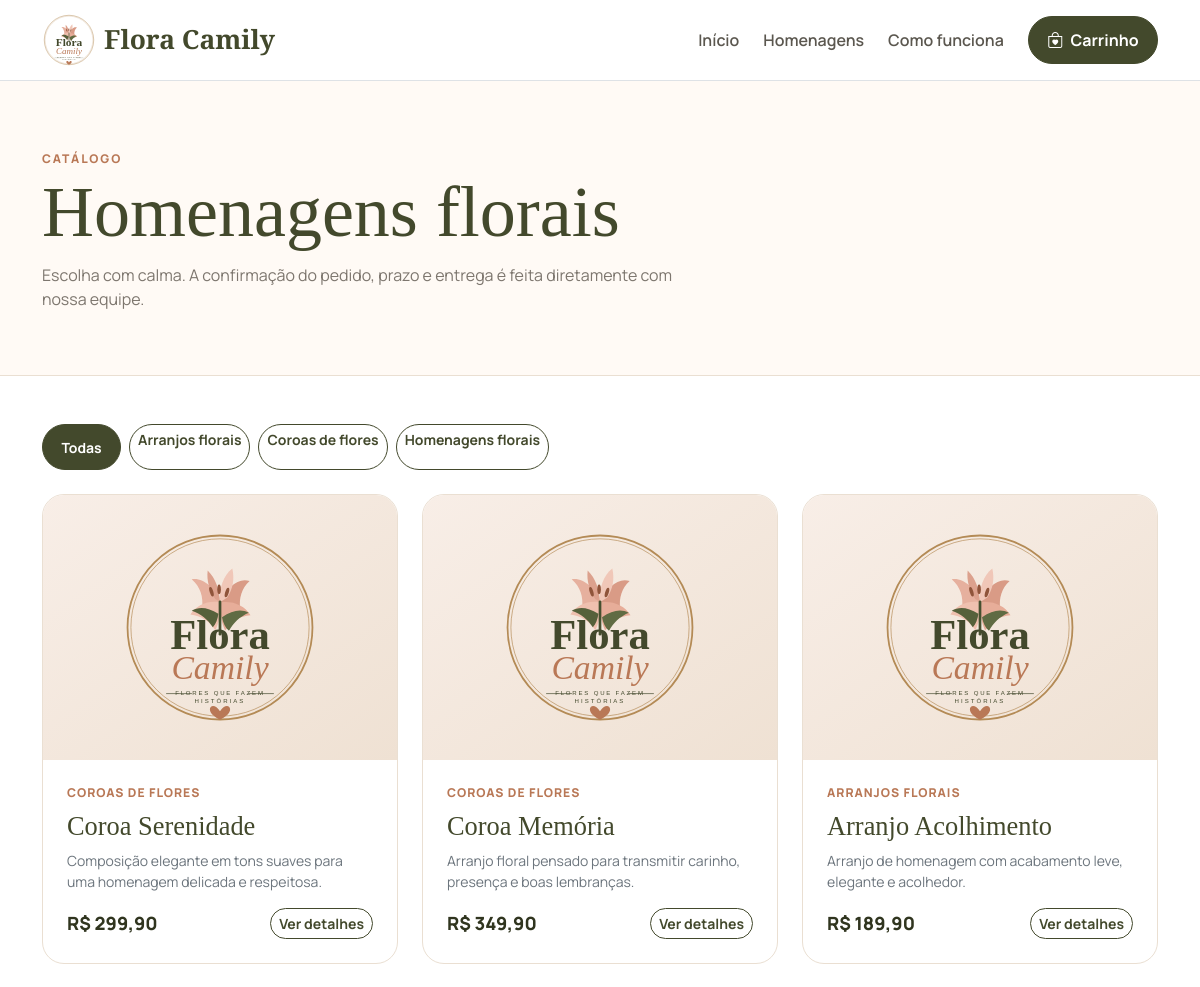
The page /loja.php (upper part) on the database as committed earlier.
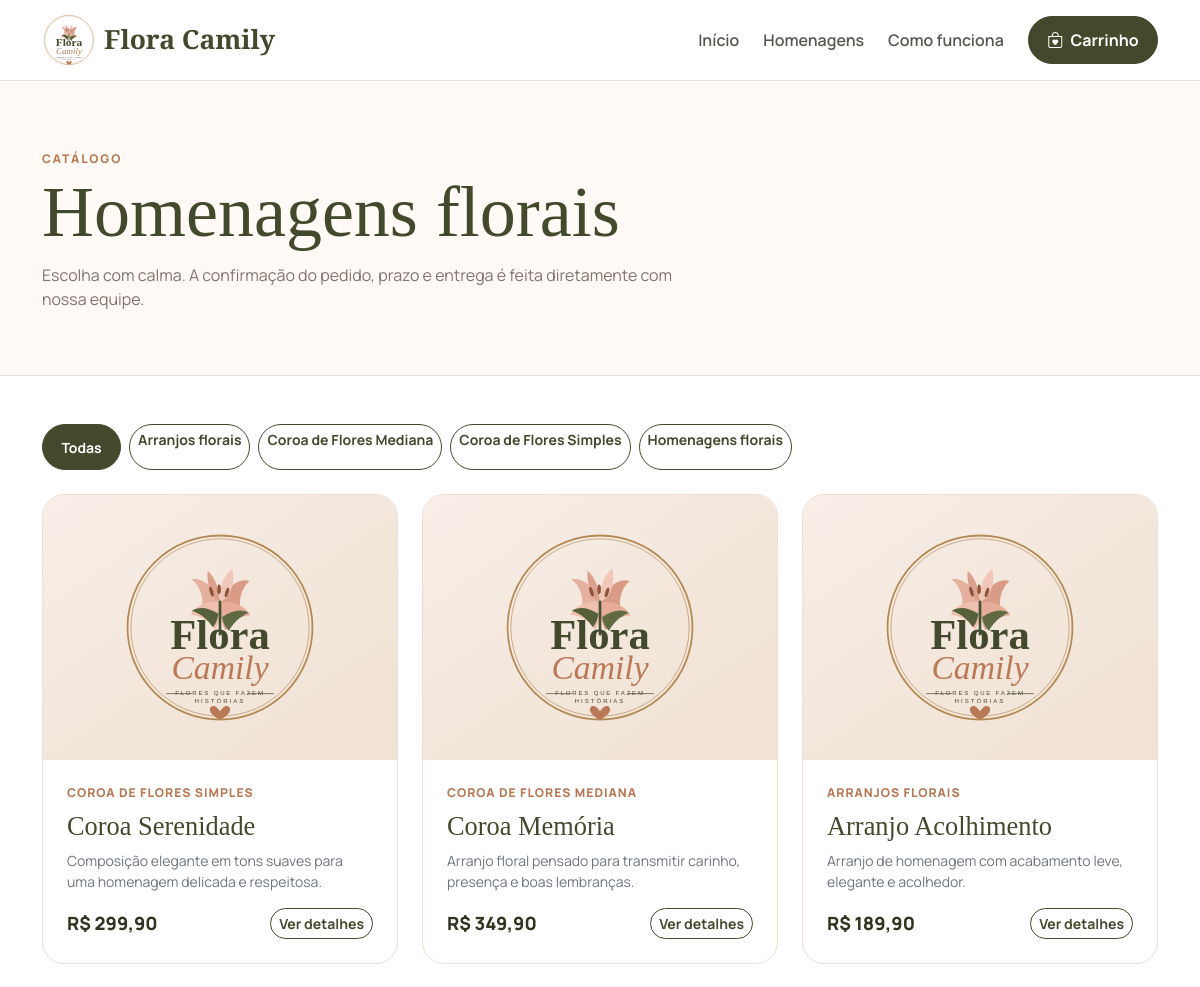
The same page on the database as committed later.
### tables this page shows
CREATE TABLE IF NOT EXISTS products (
    id INT UNSIGNED AUTO_INCREMENT PRIMARY KEY,
    name VARCHAR(160) NOT NULL,
    category VARCHAR(100) NOT NULL DEFAULT 'Homenagens florais',
    category_id INT UNSIGNED NULL,
    description TEXT NULL,
    price DECIMAL(10,2) NOT NULL DEFAULT 0.00,
    image VARCHAR(255) NULL,
    active TINYINT(1) NOT NULL DEFAULT 1,
    featured TINYINT(1) NOT NULL DEFAULT 0,
    created_at TIMESTAMP DEFAULT CURRENT_TIMESTAMP,
    updated_at TIMESTAMP DEFAULT CURRENT_TIMESTAMP ON UPDATE CURRENT_TIMESTAMP,
    INDEX idx_products_active (active),
    INDEX idx_products_featured (featured),
    INDEX idx_products_category_id (category_id),
    CONSTRAINT fk_products_category FOREIGN KEY (category_id) REFERENCES categories(id) ON DELETE SET NULL
);

### config.php (called while the page is built, shortened)
<?php
function db(): PDO
{
    static $pdo = null;
    if ($pdo instanceof PDO) {
        return $pdo;
    }
    $dsn = 'mysql:host=' . DB_HOST . ';dbname=' . DB_NAME . ';charset=utf8mb4';
    try {
        $pdo = new PDO($dsn, DB_USER, DB_PASS, [
            PDO::ATTR_ERRMODE => PDO::ERRMODE_EXCEPTION,
            PDO::ATTR_DEFAULT_FETCH_MODE => PDO::FETCH_ASSOC,
            PDO::ATTR_EMULATE_PREPARES => false,
        ]);
    } catch (PDOException $e) {
        http_response_code(500);
        exit('Não foi possível conectar ao banco de dados. Verifique o arquivo config.local.php.');
    }
    return $pdo;
}
function e(?string $value): string
{
    return htmlspecialchars($value ?? '', ENT_QUOTES, 'UTF-8');
}
function money(float $value): string
{
    return 'R$ ' . number_format($value, 2, ',', '.');
}
function excerpt(?string $text, int $limit = 115): string
{
    $text = trim((string) $text);
    if (function_exists('mb_strlen') && function_exists('mb_substr')) {
        return mb_strlen($text, 'UTF-8') > $limit
            ? rtrim(mb_substr($text, 0, $limit, 'UTF-8')) . '...'
            : $text;
    }
    return strlen($text) > $limit ? rtrim(substr($text, 0, $limit)) . '...' : $text;
}
function productImage(?string $image): string
{
    return 'assets/img/logo.svg';
}

### loja.php (the view, shortened to what this page needs)
<?php
require __DIR__ . '/includes/header.php';
$category = trim((string) ($_GET['categoria'] ?? ''));
$categories = db()->query("SELECT DISTINCT category FROM products WHERE active = 1 ORDER BY category")->fetchAll(PDO::FETCH_COLUMN);
if ($category !== '') {
    $stmt = db()->prepare('SELECT * FROM products WHERE active = 1 AND category = ? ORDER BY featured DESC, created_at DESC');
    $stmt->execute([$category]);
} else {
    $stmt = db()->query('SELECT * FROM products WHERE active = 1 ORDER BY featured DESC, created_at DESC');
}
$products = $stmt->fetchAll();
?>
<section class="page-hero py-5">
    <div class="container py-lg-3">
        <span class="eyebrow">Catálogo</span>
        <h1 class="mb-2">Homenagens florais</h1>
        <p class="section-subtitle mb-0">Escolha com calma. A confirmação do pedido, prazo e entrega é feita diretamente com nossa equipe.</p>
    </div>
</section>
<section class="py-5">
    <div class="container">
        <?php if ($categories): ?>
            <div class="d-flex flex-wrap gap-2 mb-4">
                <a href="loja.php" class="btn btn-sm <?= $category === '' ? 'btn-brand' : 'btn-outline-brand' ?>">Todas</a>
                <?php foreach ($categories as $item): ?>
                    <a href="loja.php?categoria=<?= urlencode((string) $item) ?>" class="btn btn-sm <?= $category === $item ? 'btn-brand' : 'btn-outline-brand' ?>"><?= e((string) $item) ?></a>
                <?php endforeach; ?>
            </div>
        <?php endif; ?>
        <div class="row g-4">
            <?php foreach ($products as $product): ?>
                <?php $fallback = empty($product['image']); ?>
                <div class="col-md-6 col-xl-4">
                    <article class="product-card">
                        <a href="produto.php?id=<?= (int) $product['id'] ?>" class="text-decoration-none">
                            <img src="<?= e(productImage($product['image'])) ?>" alt="<?= e($product['name']) ?>" class="product-image <?= $fallback ? 'logo-fallback' : '' ?>">
                        </a>
                        <div class="p-4">
                            <div class="product-category mb-2"><?= e($product['category']) ?></div>
                            <h2 class="product-title mb-2"><a class="text-decoration-none" href="produto.php?id=<?= (int) $product['id'] ?>"><?= e($product['name']) ?></a></h2>
                            <p class="text-secondary small mb-3"><?= e(excerpt((string) $product['description'], 120)) ?></p>
                            <div class="d-flex justify-content-between align-items-center gap-3">
                                <span class="product-price"><?= money((float) $product['price']) ?></span>
                                <a href="produto.php?id=<?= (int) $product['id'] ?>" class="btn btn-sm btn-outline-brand">Ver detalhes</a>
                            </div>
                        </div>
                    </article>
                </div>
            <?php endforeach; ?>
        </div>
    </div>
</section>
<?php require __DIR__ . '/includes/footer.php'; ?>

Rows that differ between the two databases and show on the page:
changed products "Coroa Serenidade": category "COROAS DE FLORES" → "COROA DE FLORES SIMPLES"
changed products "Coroa Memória": category "COROAS DE FLORES" → "COROA DE FLORES MEDIANA"
Other text that changed with them:
new list line: "Coroa de Flores Mediana"
new list line: "Coroa de Flores Simples"
list line gone: "Coroas de flores"
